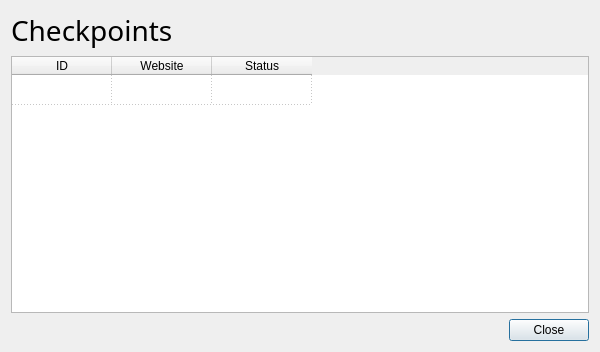
<?xml version="1.0" encoding="UTF-8"?>
<ui version="4.0">
 <class>viewcheckpoint</class>
 <widget class="QDialog" name="viewcheckpoint">
  <property name="windowModality">
   <enum>Qt::WindowModality::NonModal</enum>
  </property>
  <property name="geometry">
   <rect>
    <x>0</x>
    <y>0</y>
    <width>600</width>
    <height>352</height>
   </rect>
  </property>
  <property name="minimumSize">
   <size>
    <width>600</width>
    <height>352</height>
   </size>
  </property>
  <property name="maximumSize">
   <size>
    <width>600</width>
    <height>352</height>
   </size>
  </property>
  <property name="font">
   <font>
    <hintingpreference>PreferNoHinting</hintingpreference>
   </font>
  </property>
  <property name="windowTitle">
   <string>View Checkpoints</string>
  </property>
  <property name="windowIcon">
   <iconset resource="../assets/assets.qrc">
    <normaloff>:/base/images/wikiLYNX_logo.svg</normaloff>:/base/images/wikiLYNX_logo.svg</iconset>
  </property>
  <layout class="QVBoxLayout" name="verticalLayout">
   <item>
    <widget class="QLabel" name="label">
     <property name="font">
      <font>
       <family>Courier Prime</family>
       <pointsize>21</pointsize>
       <hintingpreference>PreferNoHinting</hintingpreference>
      </font>
     </property>
     <property name="text">
      <string>Checkpoints</string>
     </property>
    </widget>
   </item>
   <item>
    <widget class="QTableWidget" name="table">
     <property name="midLineWidth">
      <number>-4</number>
     </property>
     <property name="editTriggers">
      <set>QAbstractItemView::EditTrigger::NoEditTriggers</set>
     </property>
     <property name="selectionMode">
      <enum>QAbstractItemView::SelectionMode::NoSelection</enum>
     </property>
     <property name="gridStyle">
      <enum>Qt::PenStyle::DotLine</enum>
     </property>
     <property name="rowCount">
      <number>1</number>
     </property>
     <property name="columnCount">
      <number>3</number>
     </property>
     <attribute name="horizontalHeaderVisible">
      <bool>true</bool>
     </attribute>
     <attribute name="horizontalHeaderCascadingSectionResizes">
      <bool>false</bool>
     </attribute>
     <attribute name="horizontalHeaderHighlightSections">
      <bool>true</bool>
     </attribute>
     <attribute name="horizontalHeaderShowSortIndicator" stdset="0">
      <bool>false</bool>
     </attribute>
     <attribute name="horizontalHeaderStretchLastSection">
      <bool>false</bool>
     </attribute>
     <attribute name="verticalHeaderVisible">
      <bool>false</bool>
     </attribute>
     <attribute name="verticalHeaderCascadingSectionResizes">
      <bool>false</bool>
     </attribute>
     <attribute name="verticalHeaderStretchLastSection">
      <bool>false</bool>
     </attribute>
     <row/>
     <column>
      <property name="text">
       <string>ID</string>
      </property>
     </column>
     <column>
      <property name="text">
       <string>Website</string>
      </property>
     </column>
     <column>
      <property name="text">
       <string>Status</string>
      </property>
     </column>
    </widget>
   </item>
   <item>
    <layout class="QHBoxLayout" name="horizontalLayout">
     <item>
      <spacer name="horizontalSpacer">
       <property name="orientation">
        <enum>Qt::Orientation::Horizontal</enum>
       </property>
       <property name="sizeHint" stdset="0">
        <size>
         <width>40</width>
         <height>20</height>
        </size>
       </property>
      </spacer>
     </item>
     <item>
      <widget class="QPushButton" name="closeButton">
       <property name="text">
        <string>Close</string>
       </property>
       <property name="icon">
        <iconset theme="close"/>
       </property>
       <property name="default">
        <bool>true</bool>
       </property>
      </widget>
     </item>
    </layout>
   </item>
  </layout>
 </widget>
 <resources>
  <include location="../assets/assets.qrc"/>
 </resources>
 <connections/>
</ui>
